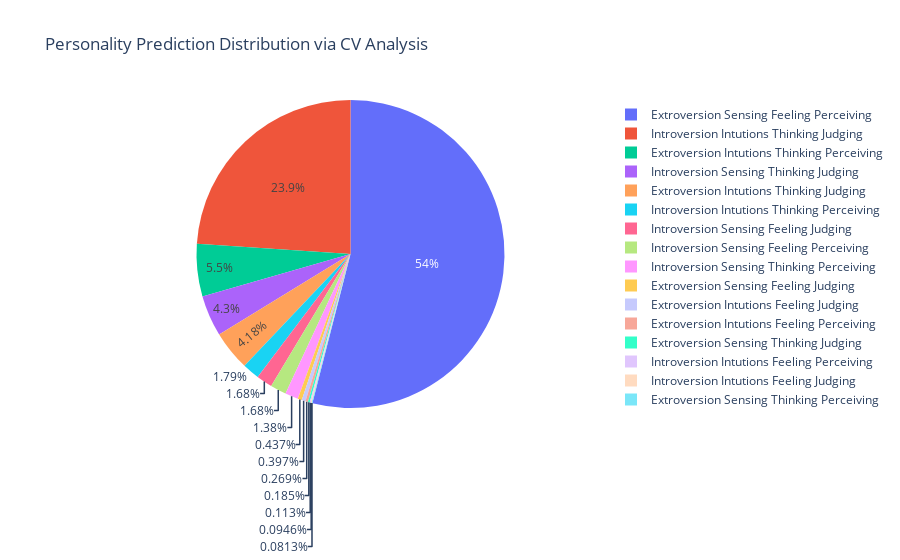

The cell this chart's notebook holds for it:
### Code cell
labels = pred_df['description']
sizes = pred_df['percent']*100

trace = go.Pie(labels = labels, values= sizes)
layout = go.Layout(
     title='Personality Prediction Distribution via CV Analysis')

data = [trace]
fig = go.Figure(data= data, layout = layout)
py.iplot(fig)

### Figure 1 — Plotly figure (JSON) as saved in the notebook; plotly's stock layout.template omitted (floating-point values rounded to 4 significant figures)
{"data": [{"labels": ["Extroversion Sensing Feeling Perceiving", "Introversion Intutions Thinking Judging", "Extroversion Intutions Thinking Perceiving", "Introversion Sensing Thinking Judging", "Extroversion Intutions Thinking Judging", "Introversion Intutions Thinking Perceiving", "Introversion Sensing Feeling Judging", "Introversion Sensing Feeling Perceiving", "Introversion Sensing Thinking Perceiving", "Extroversion Sensing Feeling Judging", "Extroversion Intutions Feeling Judging", "Extroversion Intutions Feeling Perceiving", "Extroversion Sensing Thinking Judging", "Introversion Intutions Feeling Perceiving", "Introversion Intutions Feeling Judging", "Extroversion Sensing Thinking Perceiving"], "type": "pie", "values": [53.98, 23.93, 5.504, 4.304, 4.176, 1.786, 1.685, 1.678, 1.376, 0.4369, 0.3967, 0.2686, 0.1846, 0.1127, 0.09456, 0.08127]}], "layout": {"title": {"text": "Personality Prediction Distribution via CV Analysis"}}}
